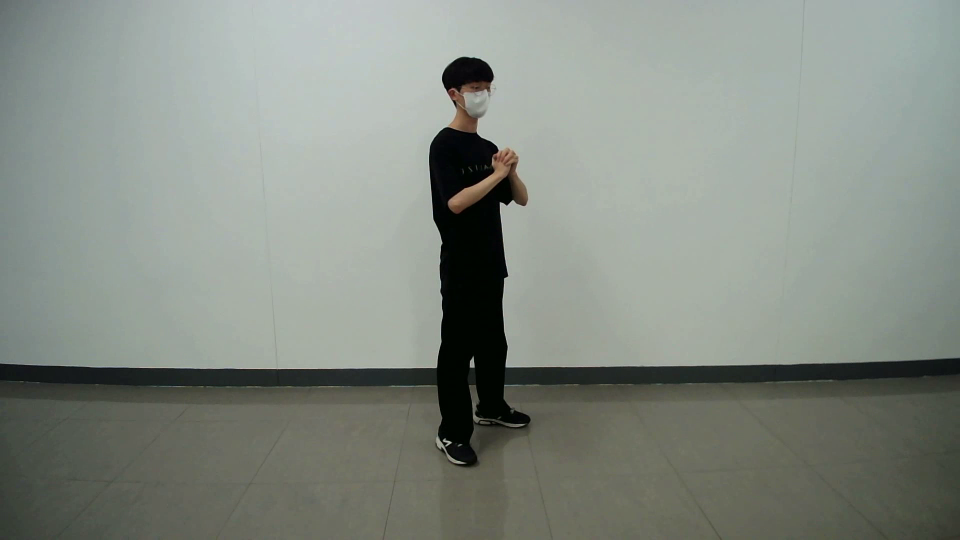
#> input picture frame 3 of main_project/lstm/test.avi, 1920 x 1080 px, given in place of the camera (shown at 1/2 size)
$ python collect.py
#> lines starting #> are read from the running program, lines starting #| are printed output that depends on the picture
from sqlite3 import DatabaseError
from datetime import datetime
import cv2
import numpy as np
import os
from matplotlib import pyplot as plt
import time
import uuid

# Path for exported data, numpy arrays
DATA_PATH = os.path.join('Data')

# Actions that we try to detect
actions = np.array(['squat-down', 'squat-up', 'pushup-down',
                   'pushup-up', 'lunge-down', 'lunge-up'])

# Thirty videos worth of data
no_sequences = 5

# Videos are going to be 30 frames in length
sequence_length = 30

cap = cv2.VideoCapture(0)
cap.set(cv2.CAP_PROP_AUTOFOCUS, 0)
cap.set(cv2.CAP_PROP_WHITE_BALANCE_BLUE_U, 0)
cap.set(cv2.CAP_PROP_WHITE_BALANCE_RED_V, 0)
# Set mediapipe model

# NEW LOOP
# Loop through actions
action_num = 1
for action in actions:
    # Loop through sequences aka videos
    for sequence in range(no_sequences):
        # Loop through video length aka sequence length
        fourcc = cv2.VideoWriter_fourcc(*'DIVX')

        # Read feed
        width = round(cap.get(cv2.CAP_PROP_FRAME_WIDTH))
        height = round(cap.get(cv2.CAP_PROP_FRAME_HEIGHT))
        fps = cap.get(cv2.CAP_PROP_FPS)
        fps = int(fps)

        #                                       운동번호 일련번호 번호 프레임 (true or false)
        videopath = os.path.join(DATA_PATH, action, '{}-{}-{}-{}-{}.avi'.format(str('0'+str(
            action_num)), datetime.today().strftime('%Y%m%d%H%M'), str(sequence), str(fps), str(0)))
        videopath_flip = os.path.join(DATA_PATH, action, '{}-{}-{}-{}-{}.avi'.format(str('0'+str(
            action_num)), datetime.today().strftime('%Y%m%d%H%M'), str(sequence), str(fps), str(1)))

        out = cv2.VideoWriter(videopath, fourcc, fps, (width, height))
        out_flip = cv2.VideoWriter(
            videopath_flip, fourcc, fps, (width, height))

        for frame_num in range(sequence_length):
            if (frame_num == 0):
                print('STARTING COLLECTION for {} (video number {}) wait...'.format(
                    action, sequence))
                # cv2.waitKey(0)

            ret, frame = cap.read()
#> (the run stopped early here; a loop or call above may not have finished)

$ run again, starting later in the video
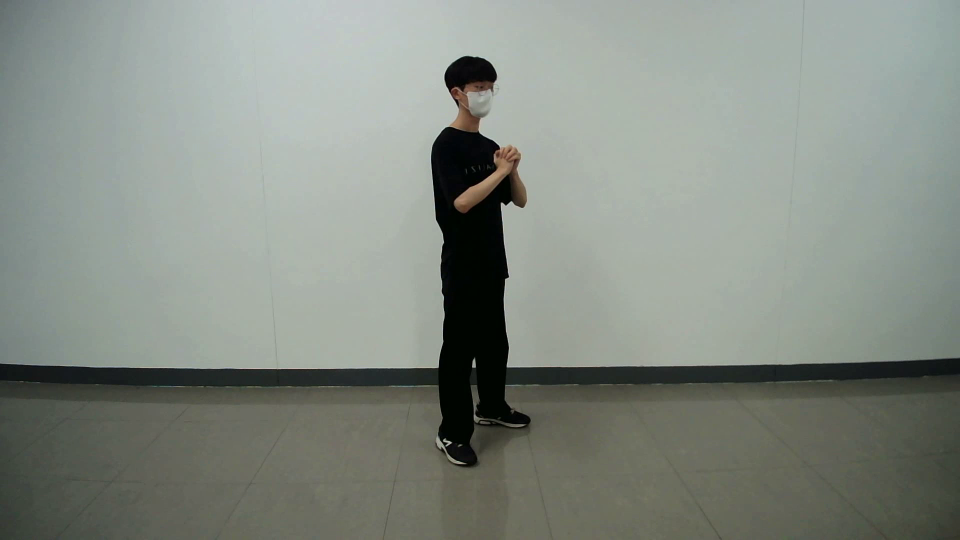
#> input picture frame 13 of main_project/lstm/test.avi, 1920 x 1080 px, given in place of the camera (shown at 1/2 size)

$ run again, starting later in the video
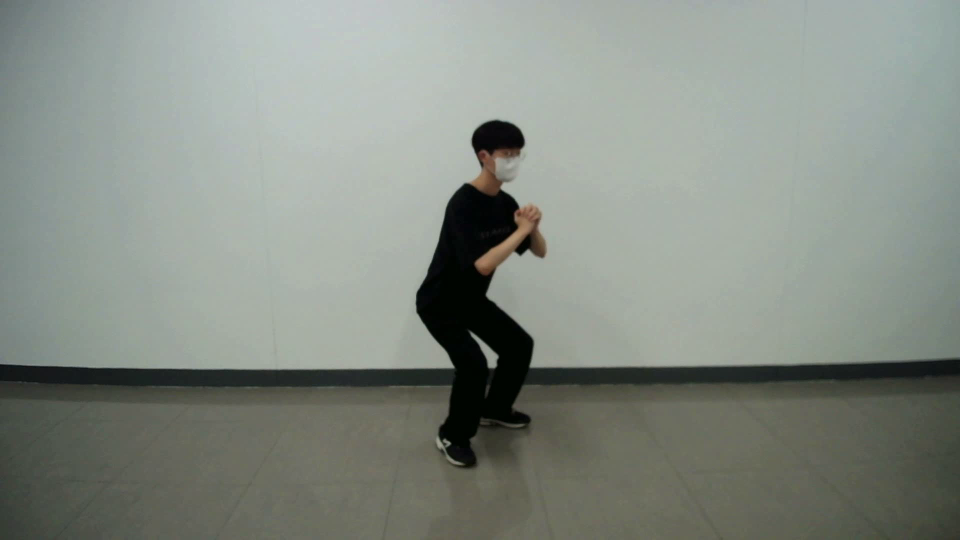
#> input picture frame 24 of main_project/lstm/test.avi, 1920 x 1080 px, given in place of the camera (shown at 1/2 size)
